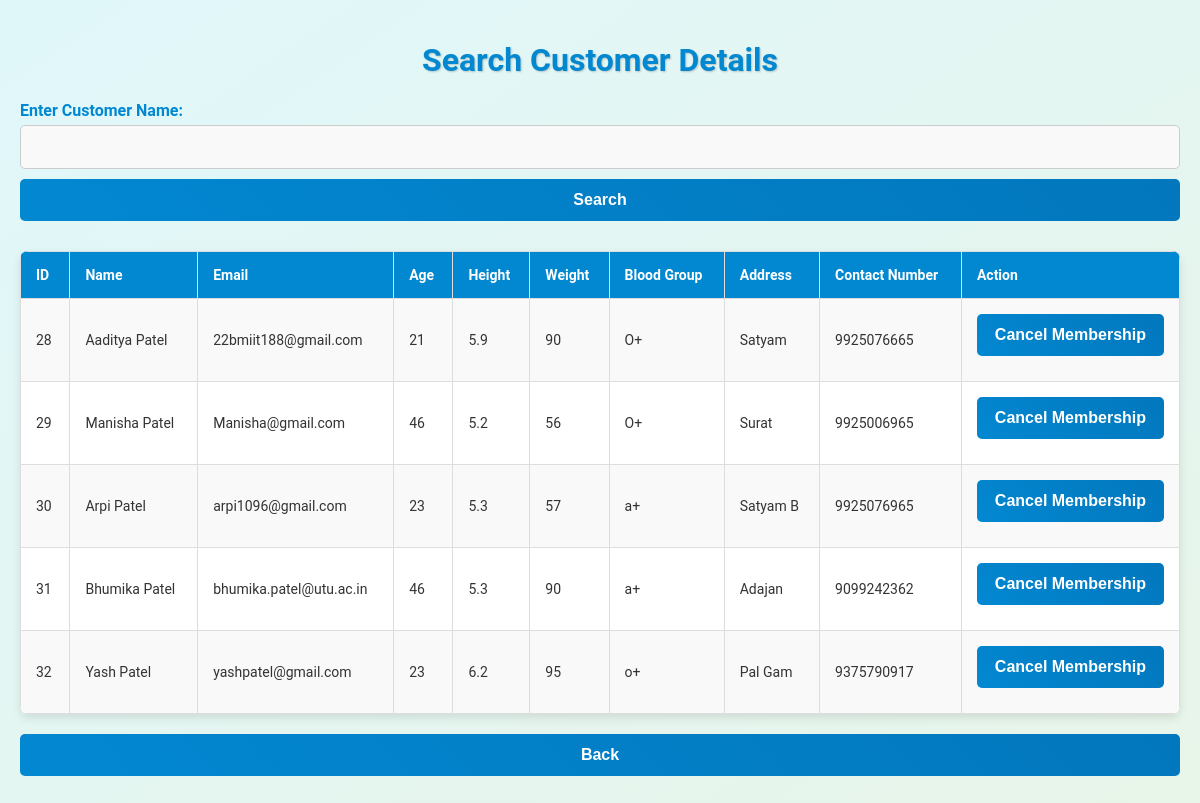
The page /customer_page.php on the database its author committed.
### tables this page shows
CREATE TABLE `tbl_user` (
  `id` int(11) NOT NULL,
  `name` varchar(100) NOT NULL,
  `email` varchar(100) NOT NULL,
  `age` int(11) NOT NULL,
  `height` float NOT NULL,
  `weight` float NOT NULL,
  `bloodgroup` varchar(10) NOT NULL,
  `address` text NOT NULL,
  `contact_number` varchar(15) NOT NULL
);

### customer_page.php (the view, shortened to what this page needs)
<?php
$servername = "localhost";
$username = "root";
$password = "";
$dbname = "gym_management";
$conn = new mysqli($servername, $username, $password, $dbname);
if ($_SERVER["REQUEST_METHOD"] == "POST" && isset($_POST['name'])) {
    $name = $_POST['name'];
    $stmt = $conn->prepare("SELECT * FROM tbl_user WHERE name LIKE ?");
    $searchTerm = "%" . $name . "%";
    $stmt->bind_param("s", $searchTerm);
    $stmt->execute();
    $result = $stmt->get_result();
    $showAll = false;
} else {
    $stmt = $conn->prepare("SELECT * FROM tbl_user");
    $stmt->execute();
    $result = $stmt->get_result();
}
?>
<!DOCTYPE html>
<html lang="en">
<head>
</head>
<body>
    <h1>Search Customer Details</h1>
    <form method="post">
        <label for="name">Enter Customer Name:</label>
        <input type="text" id="name" name="name">
        <button type="submit">Search</button>
    </form>
    <?php
    if ($result->num_rows > 0) {
        echo "<table>";
        echo "<tr><th>ID</th><th>Name</th><th>Email</th><th>Age</th><th>Height</th><th>Weight</th><th>Blood Group</th><th>Address</th><th>Contact Number</th><th>Action</th></tr>";
        while ($row = $result->fetch_assoc()) {
            echo "<tr>
                    <td>{$row['id']}</td>
                    <td>{$row['name']}</td>
                    <td>{$row['email']}</td>
                    <td>{$row['age']}</td>
                    <td>{$row['height']}</td>
                    <td>{$row['weight']}</td>
                    <td>{$row['bloodgroup']}</td>
                    <td>{$row['address']}</td>
                    <td>{$row['contact_number']}</td>
                    <td>
                        <form method='post'>
                            <input type='hidden' name='delete_id' value='{$row['id']}'>
                            <button type='submit' class='cancel-button' name='cancel'>Cancel Membership</button>
                        </form>
                    </td>
                  </tr>";
        }
        echo "</table>";
    } else {
        echo "<p>No customer found.</p>";
    }
    ?>
    <button onclick="window.location.href='nevigation_page.php'">Back</button>
</body>
</html>

### customer_page.php (style rules this page uses)
body { font-family: 'Roboto', sans-serif; background: linear-gradient(to bottom right, #e0f7fa, #e8f5e9); margin: 0; padding: 20px; color: #333; }
h1, h2, h3 { color: #0288d1; text-align: center; text-shadow: 1px 1px 2px rgba(0, 0, 0, 0.2); }
label { display: block; margin: 10px 0 5px; font-weight: bold; color: #0288d1; }
input[type="text"], select, button { width: 100%; padding: 12px; margin-bottom: 10px; border: 1px solid #ccc; border-radius: 5px; box-sizing: border-box; font-size: 16px; background-color: #f9f9f9; transition: all 0.3s ease; }
button { background: linear-gradient(45deg, #0288d1, #0277bd); color: white; border: none; font-size: 16px; font-weight: bold; cursor: pointer; transition: background 0.3s ease, transform 0.2s ease; }
table { width: 100%; border-collapse: collapse; margin: 20px 0; background-color: white; border-radius: 8px; overflow: hidden; box-shadow: 0 4px 10px rgba(0, 0, 0, 0.1); }
table th, table td { padding: 15px; border: 1px solid #ddd; text-align: left; font-size: 14px; }
table th { background-color: #0288d1; color: white; font-weight: bold; }
table tr:nth-child(even) { background-color: #f9f9f9; }

### rows shown on the page
tbl_user: id "28", name "Aaditya Patel", email "22bmiit188@gmail.com", age "21", height "5.9", weight "90", bloodgroup "O+", address "Satyam", contact_number "9925076665"
tbl_user: id "29", name "Manisha Patel", email "Manisha@gmail.com", age "46", height "5.2", weight "56", bloodgroup "O+", address "Surat", contact_number "9925006965"
tbl_user: id "30", name "Arpi Patel", email "arpi1096@gmail.com", age "23", height "5.3", weight "57", bloodgroup "a+", address "Satyam B", contact_number "9925076965"
tbl_user: id "31", name "Bhumika Patel", email "bhumika.patel@utu.ac.in", age "46", height "5.3", weight "90", bloodgroup "a+", address "Adajan", contact_number "9099242362"
tbl_user: id "32", name "Yash Patel", email "yashpatel@gmail.com", age "23", height "6.2", weight "95", bloodgroup "o+", address "Pal Gam", contact_number "9375790917"
